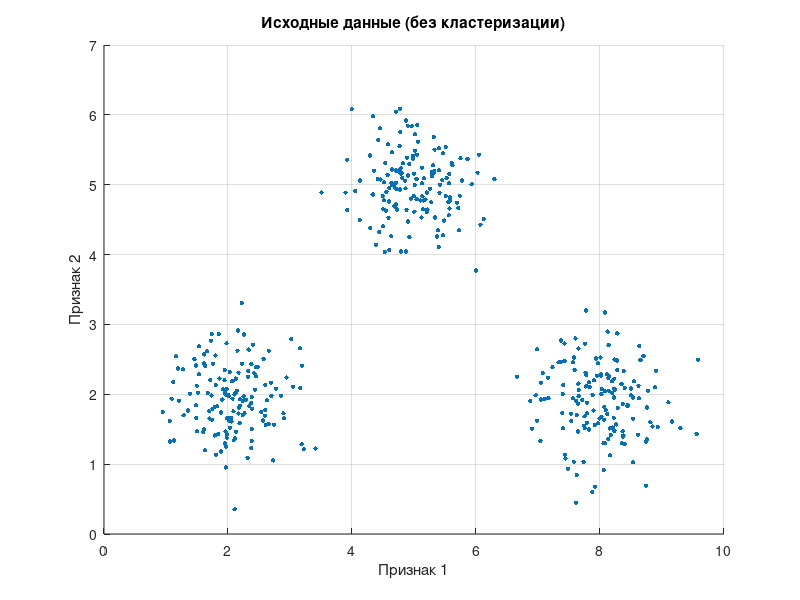

MATLAB code for this plot: (Note: this script raises an error after producing the figure.)
%% Генерация тестовых данных
clear all; close all; clc;

% Создаем три кластера
rng('default'); % Для воспроизводимости
n = 150; % Количество точек в каждом кластере

% Кластер 1
data1 = [randn(n,1)*0.5+2, randn(n,1)*0.5+2];
% Кластер 2
data2 = [randn(n,1)*0.5+5, randn(n,1)*0.5+5];
% Кластер 3
data3 = [randn(n,1)*0.5+8, randn(n,1)*0.5+2];

% Объединяем все данные
data = [data1; data2; data3];

%% Визуализация исходных данных
figure(1)
scatter(data(:,1), data(:,2), 10, 'filled')
title('Исходные данные (без кластеризации)')
xlabel('Признак 1'); ylabel('Признак 2')
grid on

%% Кластеризация FCM
num_clusters = 3; % Количество кластеров
options = fcmOptions(NumClusters=3, DistanceMetric = "fmle");

% Выполняем FCM кластеризацию
[centers, U, obj_func] = fcm(data, options);

%% Присваиваем точки к кластерам
% Находим максимальное значение принадлежности для каждой точки
[maxU, cluster_idx] = max(U);

%% Визуализация результатов
figure(2)

% Создаем цветовую карту для кластеров
colors = {'r', 'g', 'b', 'm', 'c', 'y', 'k'};

% Отображаем точки с цветом соответствующего кластера
for i = 1:num_clusters
    idx = find(cluster_idx == i);
    scatter(data(idx,1), data(idx,2), 20, colors{mod(i-1, length(colors))+1}, 'filled')
    hold on
end

% Отображаем центры кластеров
plot(centers(:,1), centers(:,2), 'kx', 'MarkerSize', 15, 'LineWidth', 3)
plot(centers(:,1), centers(:,2), 'ko', 'MarkerSize', 12, 'LineWidth', 2)

title('Результаты кластеризации FCM')
xlabel('Признак 1'); ylabel('Признак 2')
legend('Кластер 1', 'Кластер 2', 'Кластер 3', 'Центры кластеров')
grid on
hold off

%% Визуализация функции принадлежности
figure(3)
for i = 1:num_clusters
    subplot(num_clusters, 1, i)
    bar(U(i,:))
    title(['Функция принадлежности кластера ', num2str(i)])
    ylabel('Степень принадлежности')
    xlabel('Точка данных')
    ylim([0 1])
end

%% Дополнительная информация
fprintf('\n=== Информация о кластеризации ===\n');
fprintf('Количество кластеров: %d\n', num_clusters);
fprintf('Количество точек данных: %d\n', size(data, 1));
fprintf('Координаты центров кластеров:\n');
for i = 1:num_clusters
    fprintf('  Кластер %d: [%.3f, %.3f]\n', i, centers(i,1), centers(i,2));
end

%% Определение оптимального числа кластеров (опционально)
% Метод локтя (Elbow method) для выбора числа кластеров
max_test_clusters = 6;
obj_func_values = zeros(1, max_test_clusters);

figure(4)
for k = 1:max_test_clusters
    [~, ~, obj_func] = fcm(data, k);
    obj_func_values(k) = obj_func(end);
    plot(obj_func)
    hold on
end

figure(5)
plot(1:max_test_clusters, obj_func_values, '-o', 'LineWidth', 2)
xlabel('Число кластеров')
ylabel('Значение целевой функции')
title('Метод локтя для определения оптимального числа кластеров')
grid on

%% Вычисление средних расстояний (без pdist)
fprintf('\n=== Оценка качества кластеризации ===\n');

% Подготовка переменных для хранения расстояний
intra_distances = cell(1, num_clusters);
inter_distances = cell(num_clusters, num_clusters);
mean_intra = zeros(1, num_clusters);
mean_inter = zeros(num_clusters, num_clusters);

% Функция для вычисления евклидова расстояния между двумя точками
euclidean_dist = @(x, y) sqrt(sum((x - y).^2));

% Вычисляем внутриклассовые расстояния
for i = 1:num_clusters
    % Индексы точек, принадлежащих кластеру i
    idx_i = find(cluster_idx == i);
    
    if length(idx_i) < 2
        fprintf('Кластер %d содержит менее 2 точек\n', i);
        intra_distances{i} = [];
        mean_intra(i) = 0;
        continue;
    end
    
    % Точки кластера i
    points_i = data(idx_i, :);
    n_i = length(idx_i);
    
    % Вычисляем все попарные расстояния внутри кластера (без pdist)
    dist_list_i = [];
    for m = 1:n_i
        for n = m+1:n_i
            dist = euclidean_dist(points_i(m, :), points_i(n, :));
            dist_list_i = [dist_list_i; dist];
        end
    end
    
    intra_distances{i} = dist_list_i;
    
    % Среднее внутриклассовое расстояние для кластера i
    mean_intra(i) = mean(dist_list_i);
    
    fprintf('Кластер %d: среднее внутриклассовое расстояние = %.4f (на основе %d точек)\n', ...
        i, mean_intra(i), n_i);
end

% Вычисляем межклассовые расстояния
for i = 1:num_clusters
    idx_i = find(cluster_idx == i);
    points_i = data(idx_i, :);
    n_i = length(idx_i);
    
    for j = i+1:num_clusters
        idx_j = find(cluster_idx == j);
        points_j = data(idx_j, :);
        n_j = length(idx_j);
        
        % Вычисляем все попарные расстояния между кластерами i и j
        dist_list_ij = [];
        for m = 1:n_i
            for n = 1:n_j
                dist = euclidean_dist(points_i(m, :), points_j(n, :));
                dist_list_ij = [dist_list_ij; dist];
            end
        end
        
        inter_distances{i, j} = dist_list_ij;
        
        % Среднее межклассовое расстояние между кластерами i и j
        mean_inter(i, j) = mean(dist_list_ij);
        mean_inter(j, i) = mean_inter(i, j); % Симметричная матрица
        
        fprintf('Расстояние между кластерами %d и %d = %.4f\n', i, j, mean_inter(i, j));
    end
end

%% Вычисление общих метрик
% Общее среднее внутриклассовое расстояние (по всем кластерам)
overall_mean_intra = mean(mean_intra(mean_intra > 0));

% Общее среднее межклассовое расстояние
valid_inter = [];
for i = 1:num_clusters
    for j = i+1:num_clusters
        if ~isempty(inter_distances{i, j})
            valid_inter = [valid_inter; inter_distances{i, j}];
        end
    end
end

if ~isempty(valid_inter)
    overall_mean_inter = mean(valid_inter);
else
    overall_mean_inter = 0;
end

fprintf('\n--- Сводные метрики ---\n');
fprintf('Общее среднее внутриклассовое расстояние: %.4f\n', overall_mean_intra);
fprintf('Общее среднее межклассовое расстояние: %.4f\n', overall_mean_inter);

% Отношение межклассового к внутриклассовому расстоянию
if overall_mean_intra > 0
    separation_ratio = overall_mean_inter / overall_mean_intra;
    fprintf('Отношение меж/внутриклассового расстояния: %.4f\n', separation_ratio);
    
    if separation_ratio > 1
        fprintf('Интерпретация: кластеры хорошо разделены (отношение > 1)\n');
    else
        fprintf('Интерпретация: кластеры плохо разделены (отношение <= 1)\n');
    end
end

%% Оптимизированный способ вычисления расстояний (более эффективный)
% Альтернативный метод с использованием матричных операций
fprintf('\n--- Альтернативное вычисление (матричный метод) ---\n');

for i = 1:num_clusters
    idx_i = find(cluster_idx == i);
    points_i = data(idx_i, :);
    n_i = length(idx_i);
    
    if n_i < 2
        continue;
    end
    
    % Матричный метод для внутриклассовых расстояний
    % Создаем матрицу квадратов расстояний
    sum_sq_i = sum(points_i.^2, 2);
    dist_sq_matrix = sum_sq_i + sum_sq_i' - 2 * (points_i * points_i');
    
    % Извлекаем верхнюю треугольную матрицу без диагонали
    triu_indices = triu(true(size(dist_sq_matrix)), 1);
    distances_i = sqrt(dist_sq_matrix(triu_indices));
    
    mean_intra_alt = mean(distances_i);
    fprintf('Кластер %d (матричный метод): %.4f\n', i, mean_intra_alt);
end

%% Визуализация распределения расстояний
figure(6)
subplot(1, 2, 1)

% Собираем все внутриклассовые расстояния
all_intra = [];
for i = 1:num_clusters
    if ~isempty(intra_distances{i})
        all_intra = [all_intra; intra_distances{i}];
    end
end

% Гистограмма внутриклассовых расстояний
if ~isempty(all_intra)
    histogram(all_intra, 50, 'FaceColor', 'blue', 'EdgeColor', 'none')
    hold on
    line([overall_mean_intra overall_mean_intra], ylim, 'Color', 'red', ...
        'LineWidth', 2, 'LineStyle', '--')
    xlabel('Расстояние')
    ylabel('Частота')
    title('Распределение внутриклассовых расстояний')
    legend('Распределение', 'Среднее значение')
    grid on
else
    text(0.5, 0.5, 'Нет данных', 'HorizontalAlignment', 'center')
end

subplot(1, 2, 2)
% Гистограмма межклассовых расстояний
if ~isempty(valid_inter)
    histogram(valid_inter, 50, 'FaceColor', 'green', 'EdgeColor', 'none')
    hold on
    line([overall_mean_inter overall_mean_inter], ylim, 'Color', 'red', ...
        'LineWidth', 2, 'LineStyle', '--')
    xlabel('Расстояние')
    ylabel('Частота')
    title('Распределение межклассовых расстояний')
    legend('Распределение', 'Среднее значение')
    grid on
else
    text(0.5, 0.5, 'Нет данных', 'HorizontalAlignment', 'center')
end

sgtitle('Анализ расстояний в кластеризации')

%% Матрица средних межклассовых расстояний
figure(7)
% Создаем полную матрицу для визуализации
vis_matrix = zeros(num_clusters, num_clusters);
for i = 1:num_clusters
    for j = 1:num_clusters
        if i == j
            vis_matrix(i, j) = mean_intra(i);
        elseif i < j && mean_inter(i, j) > 0
            vis_matrix(i, j) = mean_inter(i, j);
            vis_matrix(j, i) = mean_inter(i, j);
        elseif j < i && mean_inter(j, i) > 0
            vis_matrix(i, j) = mean_inter(j, i);
        end
    end
end

imagesc(vis_matrix)
colorbar
title('Матрица средних расстояний (диагональ - внутриклассовые)')
xlabel('Кластер')
ylabel('Кластер')
axis square

% Добавляем значения на матрицу
textStrings = num2str(vis_matrix(:), '%.2f');
textStrings = strtrim(cellstr(textStrings));
[x, y] = meshgrid(1:num_clusters);
hStrings = text(x(:), y(:), textStrings(:), ...
    'HorizontalAlignment', 'center', 'FontSize', 10);
% Устанавливаем цвет текста в зависимости от фона
midValue = mean(vis_matrix(:));
for k = 1:length(hStrings)
    if vis_matrix(k) > midValue
        set(hStrings(k), 'Color', 'white');
    else
        set(hStrings(k), 'Color', 'black');
    end
end

%% Упрощенный индекс Данна
if ~isempty(all_intra) && ~isempty(valid_inter)
    max_intra = max(all_intra);
    min_inter = min(valid_inter);
    
    if max_intra > 0
        dunn_index = min_inter / max_intra;
        fprintf('\nИндекс Данна: %.4f\n', dunn_index);
        fprintf('(чем выше значение, тем лучше разделены кластеры)\n');
    end
end

%% Простая оценка компактности и разделимости
fprintf('\n--- Оценка качества кластеризации ---\n');
fprintf('1. Компактность кластеров (внутриклассовые расстояния):\n');
for i = 1:num_clusters
    if mean_intra(i) > 0
        if mean_intra(i) < 1
            fprintf('   Кластер %d: очень компактный (%.3f)\n', i, mean_intra(i));
        elseif mean_intra(i) < 2
            fprintf('   Кластер %d: умеренно компактный (%.3f)\n', i, mean_intra(i));
        else
            fprintf('   Кластер %d: слабо компактный (%.3f)\n', i, mean_intra(i));
        end
    end
end

fprintf('\n2. Разделимость кластеров (межклассовые расстояния):\n');
for i = 1:num_clusters
    for j = i+1:num_clusters
        if mean_inter(i, j) > 0
            if mean_inter(i, j) / max(mean_intra(i), mean_intra(j)) > 3
                fprintf('   Кластеры %d-%d: отлично разделены (отношение: %.2f)\n', ...
                    i, j, mean_inter(i, j) / max(mean_intra(i), mean_intra(j)));
            elseif mean_inter(i, j) / max(mean_intra(i), mean_intra(j)) > 2
                fprintf('   Кластеры %d-%d: хорошо разделены (отношение: %.2f)\n', ...
                    i, j, mean_inter(i, j) / max(mean_intra(i), mean_intra(j)));
            else
                fprintf('   Кластеры %d-%d: слабо разделены (отношение: %.2f)\n', ...
                    i, j, mean_inter(i, j) / max(mean_intra(i), mean_intra(j)));
            end
        end
    end
end